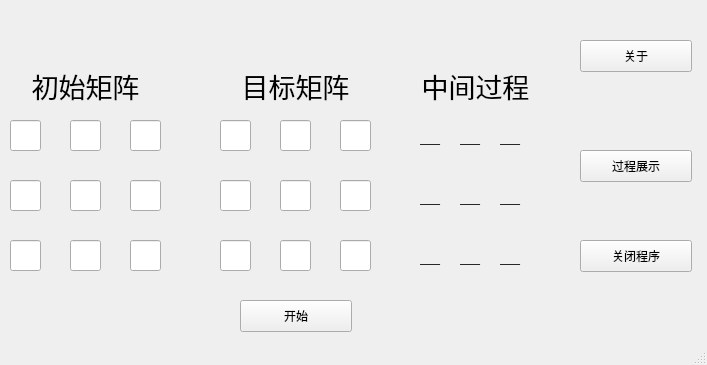
<?xml version="1.0" encoding="UTF-8"?>
<ui version="4.0">
 <class>eightPuzzle</class>
 <widget class="QMainWindow" name="eightPuzzle">
  <property name="geometry">
   <rect>
    <x>0</x>
    <y>0</y>
    <width>707</width>
    <height>365</height>
   </rect>
  </property>
  <property name="windowTitle">
   <string>eightPuzzle</string>
  </property>
  <widget class="QWidget" name="centralwidget">
   <widget class="QLabel" name="label">
    <property name="geometry">
     <rect>
      <x>10</x>
      <y>60</y>
      <width>151</width>
      <height>51</height>
     </rect>
    </property>
    <property name="font">
     <font>
      <pointsize>20</pointsize>
     </font>
    </property>
    <property name="text">
     <string>初始矩阵</string>
    </property>
    <property name="alignment">
     <set>Qt::AlignCenter</set>
    </property>
   </widget>
   <widget class="QLabel" name="label_2">
    <property name="geometry">
     <rect>
      <x>220</x>
      <y>60</y>
      <width>151</width>
      <height>51</height>
     </rect>
    </property>
    <property name="font">
     <font>
      <pointsize>20</pointsize>
     </font>
    </property>
    <property name="text">
     <string>目标矩阵</string>
    </property>
    <property name="alignment">
     <set>Qt::AlignCenter</set>
    </property>
   </widget>
   <widget class="QLineEdit" name="init1">
    <property name="geometry">
     <rect>
      <x>10</x>
      <y>120</y>
      <width>31</width>
      <height>31</height>
     </rect>
    </property>
   </widget>
   <widget class="QLineEdit" name="init2">
    <property name="geometry">
     <rect>
      <x>70</x>
      <y>120</y>
      <width>31</width>
      <height>31</height>
     </rect>
    </property>
   </widget>
   <widget class="QLineEdit" name="init3">
    <property name="geometry">
     <rect>
      <x>130</x>
      <y>120</y>
      <width>31</width>
      <height>31</height>
     </rect>
    </property>
   </widget>
   <widget class="QLineEdit" name="init4">
    <property name="geometry">
     <rect>
      <x>10</x>
      <y>180</y>
      <width>31</width>
      <height>31</height>
     </rect>
    </property>
   </widget>
   <widget class="QLineEdit" name="init5">
    <property name="geometry">
     <rect>
      <x>70</x>
      <y>180</y>
      <width>31</width>
      <height>31</height>
     </rect>
    </property>
   </widget>
   <widget class="QLineEdit" name="init6">
    <property name="geometry">
     <rect>
      <x>130</x>
      <y>180</y>
      <width>31</width>
      <height>31</height>
     </rect>
    </property>
   </widget>
   <widget class="QLineEdit" name="init7">
    <property name="geometry">
     <rect>
      <x>10</x>
      <y>240</y>
      <width>31</width>
      <height>31</height>
     </rect>
    </property>
   </widget>
   <widget class="QLineEdit" name="init8">
    <property name="geometry">
     <rect>
      <x>70</x>
      <y>240</y>
      <width>31</width>
      <height>31</height>
     </rect>
    </property>
   </widget>
   <widget class="QLineEdit" name="init9">
    <property name="geometry">
     <rect>
      <x>130</x>
      <y>240</y>
      <width>31</width>
      <height>31</height>
     </rect>
    </property>
   </widget>
   <widget class="QLineEdit" name="final1">
    <property name="geometry">
     <rect>
      <x>220</x>
      <y>120</y>
      <width>31</width>
      <height>31</height>
     </rect>
    </property>
   </widget>
   <widget class="QLineEdit" name="final2">
    <property name="geometry">
     <rect>
      <x>280</x>
      <y>120</y>
      <width>31</width>
      <height>31</height>
     </rect>
    </property>
   </widget>
   <widget class="QLineEdit" name="final3">
    <property name="geometry">
     <rect>
      <x>340</x>
      <y>120</y>
      <width>31</width>
      <height>31</height>
     </rect>
    </property>
   </widget>
   <widget class="QLineEdit" name="final4">
    <property name="geometry">
     <rect>
      <x>220</x>
      <y>180</y>
      <width>31</width>
      <height>31</height>
     </rect>
    </property>
   </widget>
   <widget class="QLineEdit" name="final5">
    <property name="geometry">
     <rect>
      <x>280</x>
      <y>180</y>
      <width>31</width>
      <height>31</height>
     </rect>
    </property>
   </widget>
   <widget class="QLineEdit" name="final6">
    <property name="geometry">
     <rect>
      <x>340</x>
      <y>180</y>
      <width>31</width>
      <height>31</height>
     </rect>
    </property>
   </widget>
   <widget class="QLineEdit" name="final7">
    <property name="geometry">
     <rect>
      <x>220</x>
      <y>240</y>
      <width>31</width>
      <height>31</height>
     </rect>
    </property>
   </widget>
   <widget class="QLineEdit" name="final8">
    <property name="geometry">
     <rect>
      <x>280</x>
      <y>240</y>
      <width>31</width>
      <height>31</height>
     </rect>
    </property>
   </widget>
   <widget class="QLineEdit" name="final9">
    <property name="geometry">
     <rect>
      <x>340</x>
      <y>240</y>
      <width>31</width>
      <height>31</height>
     </rect>
    </property>
   </widget>
   <widget class="QPushButton" name="runButton">
    <property name="geometry">
     <rect>
      <x>240</x>
      <y>300</y>
      <width>112</width>
      <height>32</height>
     </rect>
    </property>
    <property name="text">
     <string>开始</string>
    </property>
   </widget>
   <widget class="QPushButton" name="pushButton">
    <property name="geometry">
     <rect>
      <x>580</x>
      <y>40</y>
      <width>112</width>
      <height>32</height>
     </rect>
    </property>
    <property name="text">
     <string>关于</string>
    </property>
   </widget>
   <widget class="QPushButton" name="closeButton">
    <property name="geometry">
     <rect>
      <x>580</x>
      <y>240</y>
      <width>112</width>
      <height>32</height>
     </rect>
    </property>
    <property name="text">
     <string>关闭程序</string>
    </property>
   </widget>
   <widget class="QLabel" name="show1">
    <property name="geometry">
     <rect>
      <x>420</x>
      <y>130</y>
      <width>21</width>
      <height>16</height>
     </rect>
    </property>
    <property name="text">
     <string>___</string>
    </property>
   </widget>
   <widget class="QLabel" name="show6">
    <property name="geometry">
     <rect>
      <x>500</x>
      <y>190</y>
      <width>21</width>
      <height>16</height>
     </rect>
    </property>
    <property name="text">
     <string>___</string>
    </property>
   </widget>
   <widget class="QLabel" name="show2">
    <property name="geometry">
     <rect>
      <x>460</x>
      <y>130</y>
      <width>21</width>
      <height>16</height>
     </rect>
    </property>
    <property name="text">
     <string>___</string>
    </property>
   </widget>
   <widget class="QLabel" name="show3">
    <property name="geometry">
     <rect>
      <x>500</x>
      <y>130</y>
      <width>21</width>
      <height>16</height>
     </rect>
    </property>
    <property name="text">
     <string>___</string>
    </property>
   </widget>
   <widget class="QLabel" name="show4">
    <property name="geometry">
     <rect>
      <x>420</x>
      <y>190</y>
      <width>21</width>
      <height>16</height>
     </rect>
    </property>
    <property name="text">
     <string>___</string>
    </property>
   </widget>
   <widget class="QLabel" name="show5">
    <property name="geometry">
     <rect>
      <x>460</x>
      <y>190</y>
      <width>21</width>
      <height>16</height>
     </rect>
    </property>
    <property name="text">
     <string>___</string>
    </property>
   </widget>
   <widget class="QLabel" name="show7">
    <property name="geometry">
     <rect>
      <x>420</x>
      <y>250</y>
      <width>21</width>
      <height>16</height>
     </rect>
    </property>
    <property name="text">
     <string>___</string>
    </property>
   </widget>
   <widget class="QLabel" name="show8">
    <property name="geometry">
     <rect>
      <x>460</x>
      <y>250</y>
      <width>21</width>
      <height>16</height>
     </rect>
    </property>
    <property name="text">
     <string>___</string>
    </property>
   </widget>
   <widget class="QLabel" name="show9">
    <property name="geometry">
     <rect>
      <x>500</x>
      <y>250</y>
      <width>21</width>
      <height>16</height>
     </rect>
    </property>
    <property name="text">
     <string>___</string>
    </property>
   </widget>
   <widget class="QPushButton" name="pushButton_2">
    <property name="geometry">
     <rect>
      <x>580</x>
      <y>150</y>
      <width>112</width>
      <height>32</height>
     </rect>
    </property>
    <property name="text">
     <string>过程展示</string>
    </property>
   </widget>
   <widget class="QLabel" name="label_3">
    <property name="geometry">
     <rect>
      <x>400</x>
      <y>70</y>
      <width>151</width>
      <height>31</height>
     </rect>
    </property>
    <property name="font">
     <font>
      <pointsize>20</pointsize>
     </font>
    </property>
    <property name="text">
     <string>中间过程</string>
    </property>
    <property name="alignment">
     <set>Qt::AlignCenter</set>
    </property>
   </widget>
  </widget>
  <widget class="QStatusBar" name="statusbar"/>
 </widget>
 <resources/>
 <connections>
  <connection>
   <sender>closeButton</sender>
   <signal>clicked()</signal>
   <receiver>eightPuzzle</receiver>
   <slot>close()</slot>
   <hints>
    <hint type="sourcelabel">
     <x>605</x>
     <y>105</y>
    </hint>
    <hint type="destinationlabel">
     <x>335</x>
     <y>199</y>
    </hint>
   </hints>
  </connection>
 </connections>
</ui>
